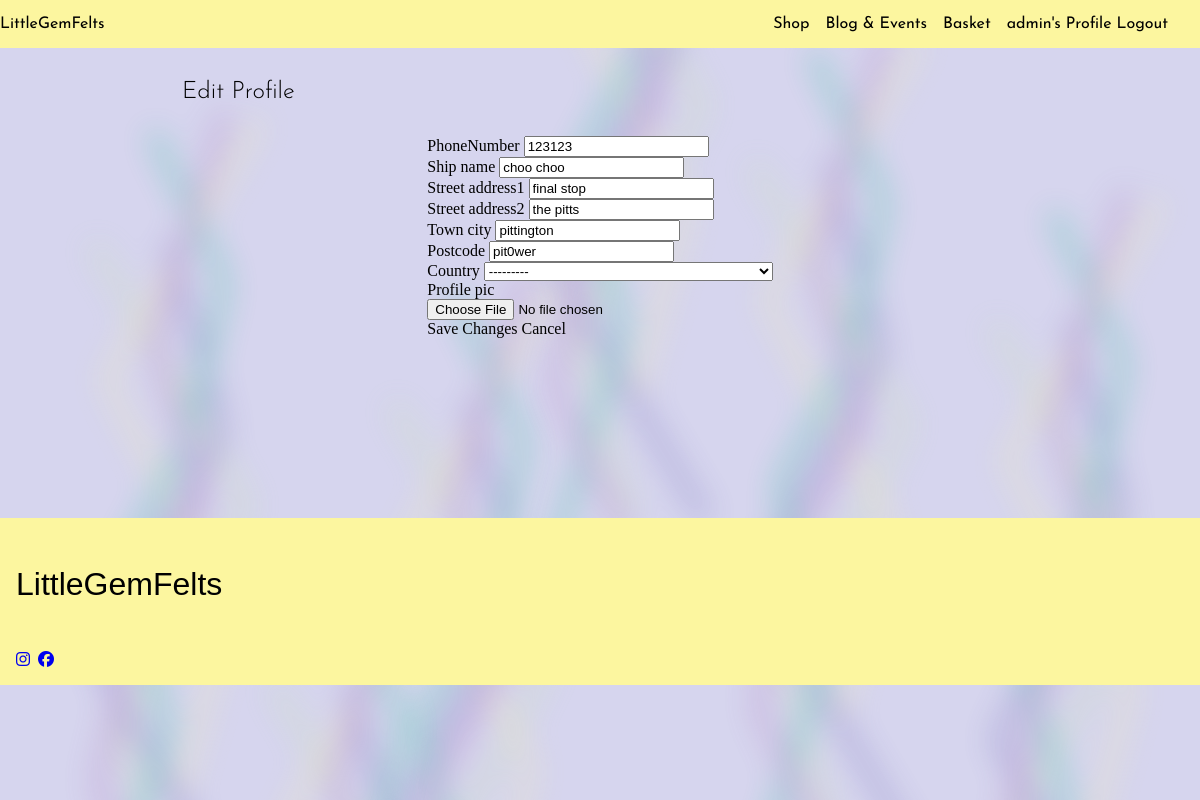
Page /profile/edit/ (signed in) on the committed database.
### userprofile/models.py (models this page shows, shortened)
class userProfile(models.Model):
    user = models.OneToOneField(User, on_delete=models.CASCADE, related_name='profile')
    profile_pic = ProcessedImageField(upload_to='profile_pics/', processors=[ResizeToFill(300,300)],
                                      format='JPEG', options={'quality': 80}, blank=True, null=True,
                                      default='profile/default-portrait.png')
    ship_name = models.CharField(max_length=100, blank=True, null=True)
    phoneNumber = models.CharField(max_length=20, blank=True, null=True)
    street_address1 = models.CharField(max_length=80, blank=True, null=True)
    street_address2 = models.CharField(max_length=80, blank=True, null=True)
    town_city = models.CharField(max_length=60, blank=True, null=True)
    postcode = models.CharField(max_length=20, blank=True, null=True)
    country = CountryField(blank_label='Country', blank=True, null=True)
    stripe_pid = models.CharField(max_length=255, blank=True, null=True)
    has_purchased = models.BooleanField(default=False) # if the user has placed an order, can leave a testimonial
    can_comment = models.BooleanField(default=False) # if the user is allowed to leave comments

### userprofile/views.py (the view)
# urls.py: path('edit/', views.edit_view, name='edit_view'),
@login_required
def edit_view(request):
    if request.method == 'POST':
        form = ProfileForm(request.POST, request.FILES, instance=request.user.profile)
        if form.is_valid():
            form.save()
            messages.success(request, 'Profile updated successfully')
            return redirect('userprofile:profile_view')
        else:
            messages.error(request, 'Update failed. Please check the form.')
    else:
        form = ProfileForm(instance=request.user.profile)
    return render(request, 'userprofile/edit_profile.html', {'form': form})

### userprofile/forms.py
class ProfileForm(forms.ModelForm):
    class Meta:
        model = userProfile
        fields = ['phoneNumber', 'ship_name', 'street_address1', 'street_address2', 'town_city', 'postcode','country', 'profile_pic']
        widgets = {
            'phoneNumber': forms.TextInput(attrs={'class': 'form-control'}),
            'ship_name': forms.TextInput(attrs={'class': 'form-control'}),
            'street_address1': forms.TextInput(attrs={'class': 'form-control'}),
            'street_address2': forms.TextInput(attrs={'class': 'form-control'}),
            'town_city': forms.TextInput(attrs={'class': 'form-control'}),
            'postcode': forms.TextInput(attrs={'class': 'form-control'}),
            'profile_pic': forms.FileInput(attrs={'class': 'form-control', 'accept': 'image/*'})
        }

### basket/contexts.py (called while the page is built, shortened)
def basket_contents(request):
    basket_items=[]
    product_count = 0
    total = Decimal('0.00')
    delivery = Decimal('0.00')
    basket = request.session.get('basket', {}) # needs to fetch the items from the basket when implemented
    grand_total = total + delivery
    return {
        'basket_items': basket_items,
        'product_count': product_count,
        'total': total.quantize(Decimal('0.01')),
        'delivery': delivery.quantize(Decimal('0.01')),
        'grand_total': grand_total.quantize(Decimal('0.01')),
    }

### userprofile/templates/userprofile/edit_profile.html (shortened to what this page needs)
{% extends "layout.html" %}
{% load static %}
{% load crispy_forms_tags %}
{% block extra_css %}
    <link rel="stylesheet" href="{% static 'css/profile.css' %}">
{% endblock extra_css %}
{% block content %}
<section class="profile-edit">
    <h1>Edit Profile</h1>
    <div class="edit-container">
        <form method="post" enctype="multipart/form-data">
            {{ form|crispy }}
            <div class="button-group">
                <wa-button type="submit" variant="brand" pill>Save Changes</wa-button>
                <wa-button type="button" variant="outline" pill onclick="window.history.back()">Cancel</wa-button>
            </div>
        </form>
    </div>
</section>
{% endblock content %}

### templates/layout.html (shortened to what this page needs)
{% load static %}
{% url "home" as home_url %}
<!DOCTYPE html>
<html lang="en">
<head>
    <link rel="stylesheet" type="text/css" href="https://cdn.jsdelivr.net/npm/toastify-js/src/toastify.min.css">
    <link rel="stylesheet" href="{%static 'css/base.css'%}">
    {% block extra_css %}{% endblock extra_css %}
</head>
<body>
    <header>
      <nav class='navbar'>
        <wa-button appearance='plain' size='large' href='{% url 'home'%}'>LittleGemFelts</wa-button>
        <ul class="menu">
          <li>
            <wa-button class="nav-btn" href="{% url 'store:store'%}">Shop</wa-button>
          </li>
          <li>
            <wa-button class="nav-btn" pill href="{% url 'blog:blog_list'%}">Blog & Events</wa-button>
          </li>
          <li>
            <wa-button class="nav-btn" pill href="{% url 'basket:view_basket'%}">Basket</wa-button>
          </li>
          <li>
            {% if user.is_authenticated %}
            <wa-button class="nav-btn" pill href="{% url 'userprofile:profile_view'%}">{{user.username}}'s Profile</wa-button>
            <wa-button class="nav-btn" pill href="{% url 'account_logout' %}">Logout</wa-button>
            {% else %}
            <wa-button class="nav-btn" pill href="{% url 'account_login' %}">Log-in / Sign-up</wa-button>
            {% endif %}
          </li>
        </ul>
      </nav>
    </header>
    <div class="background-svg">
      <div class="bg-svg item1">
        <img src="{{MEDIA_URL}}fibers.svg" alt="">
      </div>
      <div class="bg-svg item2">
      </div>
      <div class="bg-svg item3">
        <img src="{{MEDIA_URL}}fibers.svg" alt="">
      </div>
      <div class="bg-svg item4">
        <img src="{{MEDIA_URL}}fibers.svg" alt="">
      </div>
      <div class="bg-svg item5">
      </div>
      <div class="bg-svg item6">
        <img src="{{MEDIA_URL}}fibers.svg" alt="">
      </div>
    </div>
    <main>
      {% block content %}{% endblock content %}
    </main>
<footer>
  <div class="navbar footer-container">
    <div class="footer-brand-section">
      <p>LittleGemFelts</p>
      <div class="footer-social">
        <a href="https://www.instagram.com/" class="footer-link" target="_blank" rel="noopener">
          <i class="fa-brands fa-instagram"></i>
        </a>
        <a href="https://www.facebook.com/" class="footer-link" target="_blank" rel="noopener">
          <i class="fa-brands fa-facebook"></i>
        </a>
      </div>
    </div>
  </div>
</footer>
</body>
</html>

### static/css/base.css (style rules this page uses)
:root { --title-font: "josefin sans", sans-serif; --heading-font: "Lora", sans-serif; --content-font: "cormorant", sans-serif; --amethyst-c1: #a560b2; --violet-twilight-c2: #564dac; --light-gold-c3: #fcf69f; --lavender-c4: #d6d5ee; --ash-grey-c5: #a3c4bc; --tropical-teal-c6: #16bac5; }
html, body { width: 100%; margin: 0; }
body { display: flex; flex-direction: column; background-color: #d6d5ee; }
main { flex: 1; z-index:2; }
h1 { font-family: var(--title-font); font-weight: 300; margin: 2rem; }
p { font-family: var(--content-font); }
section { max-width: 900px; margin: 0 auto clamp(2rem, 15vw, 20rem); }
.navbar { font-family: var(--title-font); display: flex; flex-wrap: wrap; justify-content: space-between; align-items: center; background-color: var(--light-gold-c3); position: relative; z-index: 10; }
.menu { display: flex; flex-wrap: wrap; list-style: none; gap: 1rem; margin-right: 2rem; transition: max-height 0.3s ease; }
.background-svg { position: fixed; top: 0; left: 0; height: 100%; width: 100%; pointer-events: none; }
.bg-svg { position: absolute; }
.item1 { top:10%; left: 5%; width: 100px; }
.item2 { top:30%; left: 30%; width: 150px; }
.item3 { top:0%; left: 60%; width: 180px; }
.item4 { top:20%; left: 80%; width: 200px; }
.item5 { top:65%; left: 20%; width: 80px; }
.item6 { top:-40%; left: 43%; width: 180px; }
.footer-container { display: grid; grid-template-columns: auto 1fr auto; align-items: start; gap: 2rem; padding: 1rem; }
.footer-brand-section { display: flex; flex-direction: column; grid-column: 1; gap: 1rem; }
.footer-brand-section p { font-size: 2rem; }
.footer-social { display: flex; gap: 0.5rem; }

### static/css/profile.css (style rules this page uses)
:root { --title-font: "josefin sans", sans-serif; --heading-font: "Lora", sans-serif; --content-font: "cormorant", sans-serif; --amethyst-c1: #a560b2; --violet-twilight-c2: #564dac; --light-gold-c3: #fcf69f; --lavender-c4: #d6d5ee; --ash-grey-c5: #a3c4bc; --tropical-teal-c6: #16bac5; }
.edit-container { display: flex; justify-content:center ; margin: auto; width: clamp(250px,60%, 600px); }

### rows in the picture
userProfile: phoneNumber "123123", ship_name "choo choo", street_address1 "final stop", street_address2 "the pitts", town_city "pittington", postcode "pit0wer", country "---------"

### other values in the picture
{{ user.username }} "admin"
